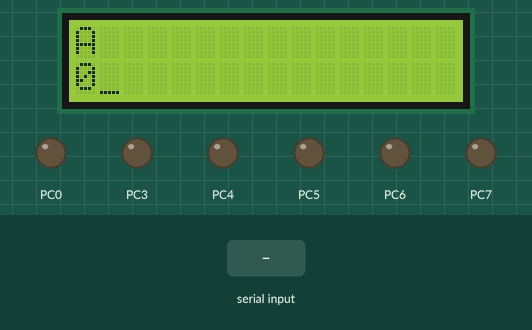
The program below on a simulated ATmega32, built with avr-gcc and emulated at 16 MHz. On the bench: 16×2 character LCD, output pins drawn as LEDs (lit = HIGH). Wiring (inferred from the names in the program): character LCD (HD44780): RS PC1; E PC2; data PB0, PB1, PB2, PB3, PB4, PB5, PB6, PB7. Inputs (shaded band) come from the test bench. Pins used as bus, display or sensor lines are not drawn.

Above: at 1.2 s.
1.3 s: "1" received over Serial
At 1.8 s:
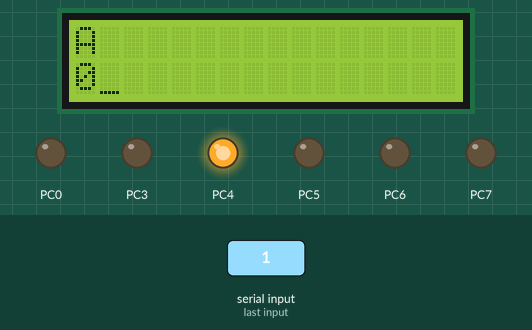
3.5 s: "A" received over Serial
At 4.3 s:
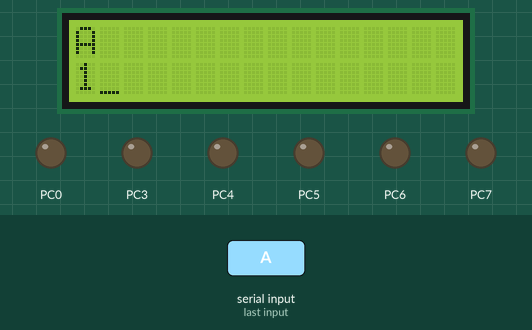
Timing chart, 0 to 6.5 s (numbered marks = the images above; inputs shaded):
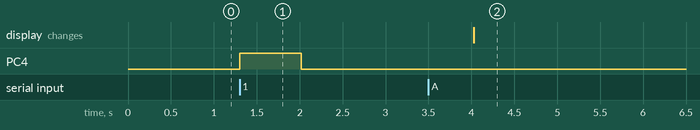

The program:

main.c
```c
#include<avr/io.h>
#include<avr/interrupt.h>
#define F_CPU      16000000UL
#define USART_Baud 9600

#define BaudH ((unsigned int)(((F_CPU/16/USART_Baud)-1) >> 8))

#define BaudL ((unsigned int)(((F_CPU/16/USART_Baud)-1) & 0xFF))
#include<util/delay.h>

int t1 = 0;

#define		LCD_DATA_PORT		PORTB
#define 	LCD_CONT_PORT		PORTC
#define 	LCD_RS 		PC1
#define 	LCD_EN 		PC2

void lcd_data_write(char data);
void lcd_command_write( char command);
void lcd_init();
void lcd_string_write( char *string);

void usart_init()
{

	UCSRB = (1<<RXEN);
	UCSRB |= (1 << RXCIE);
	UCSRC = (1<<UCSZ1)|(1<<UCSZ0)|(1<<URSEL);
	UBRRL =BaudL;
}

void lcd_data_write_int(int data)
{
	LCD_CONT_PORT=_BV(LCD_EN)|_BV(LCD_RS);
	LCD_DATA_PORT=data;
	_delay_ms(1);
	LCD_CONT_PORT=_BV(LCD_RS);
	_delay_ms(1);
}


ISR(USART_RXC_vect)
{
	char ReceivedByte;
	ReceivedByte = UDR; // Fetch the received byte value into the variable "ByteReceived"
	if(ReceivedByte == 'A')
	{
		t1++;
	}
	else
	{
		PORTC = (1<<4);
	}

}


int main(void)
{
	DDRB=0xFF;
	DDRC=0xFF;

	sei();
	lcd_init();
	usart_init();
	lcd_data_write('A');
	lcd_command_write(0xc0);
	char buffer[7];
	while(1)
	{
		itoa(t1, buffer, 10);
		lcd_string_write(buffer);
		_delay_ms(1000);
		lcd_command_write(0xc0);

	}
}

void lcd_data_write(char data)
{
	LCD_CONT_PORT=_BV(LCD_EN)|_BV(LCD_RS);
	LCD_DATA_PORT=data;
	_delay_ms(1);
	LCD_CONT_PORT=_BV(LCD_RS);
	_delay_ms(1);
}

void lcd_command_write(char command)
{
	LCD_CONT_PORT=_BV(LCD_EN);
	LCD_DATA_PORT=command;
	_delay_ms(1);
	LCD_CONT_PORT=0x00;
	_delay_ms(1);
}

void lcd_init()
{
	lcd_command_write(0x38);
	lcd_command_write(0x01);
	//lcd_command_write(0x06);
	lcd_command_write(0x0e);
}

void lcd_string_write(char *string)
{
	while (*string)
	lcd_data_write(*string++);
}
```

Measured:
- after the input at 1.3 s, PC4: LOW → HIGH at once, → LOW 0.72 s later
- after the input at 3.5 s, the display: changes after 0.53 s (image 2)
